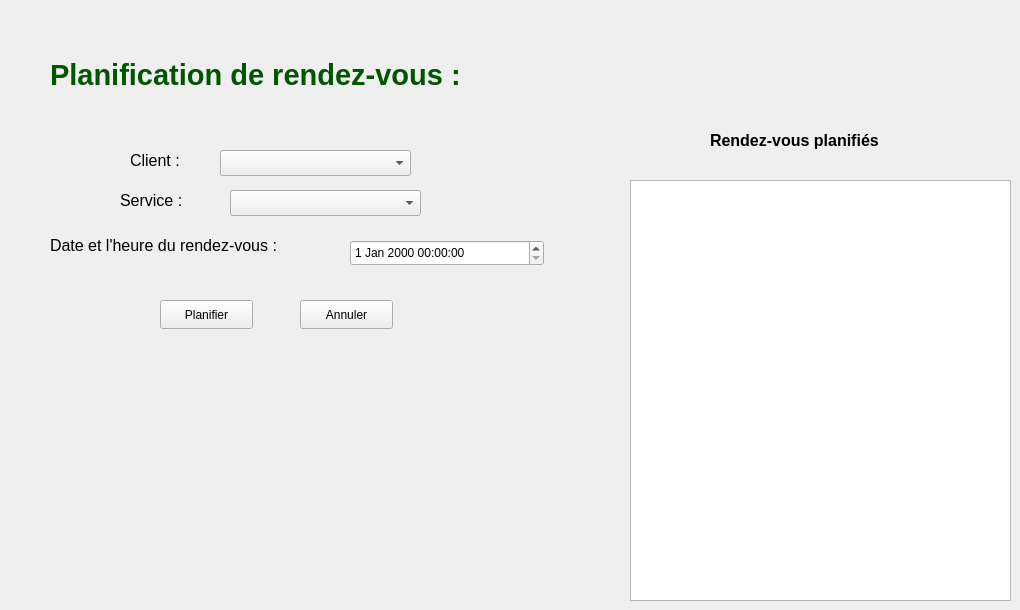
      <widget class="QWidget" name="tab_37">
       <attribute name="title">
        <string>Gestion des rendez-vous</string>
       </attribute>
       <widget class="QLabel" name="label_92">
        <property name="geometry">
         <rect>
          <x>50</x>
          <y>50</y>
          <width>521</width>
          <height>51</height>
         </rect>
        </property>
        <property name="text">
         <string>&lt;html&gt;&lt;head/&gt;&lt;body&gt;&lt;p&gt;&lt;span style=&quot; font-size:22pt; font-weight:700; color:#005500;&quot;&gt;Planification de rendez-vous :&lt;/span&gt;&lt;/p&gt;&lt;/body&gt;&lt;/html&gt;</string>
        </property>
       </widget>
       <widget class="QLabel" name="label_93">
        <property name="geometry">
         <rect>
          <x>130</x>
          <y>140</y>
          <width>181</width>
          <height>41</height>
         </rect>
        </property>
        <property name="text">
         <string>&lt;html&gt;&lt;head/&gt;&lt;body&gt;&lt;p&gt;&lt;span style=&quot; font-size:12pt;&quot;&gt;Client :&lt;/span&gt;&lt;/p&gt;&lt;/body&gt;&lt;/html&gt;</string>
        </property>
       </widget>
       <widget class="QLabel" name="label_94">
        <property name="geometry">
         <rect>
          <x>120</x>
          <y>180</y>
          <width>251</width>
          <height>41</height>
         </rect>
        </property>
        <property name="text">
         <string>&lt;html&gt;&lt;head/&gt;&lt;body&gt;&lt;p&gt;&lt;span style=&quot; font-size:12pt;&quot;&gt;Service :&lt;/span&gt;&lt;/p&gt;&lt;/body&gt;&lt;/html&gt;</string>
        </property>
       </widget>
       <widget class="QComboBox" name="comboBox_11">
        <property name="geometry">
         <rect>
          <x>220</x>
          <y>150</y>
          <width>191</width>
          <height>26</height>
         </rect>
        </property>
       </widget>
       <widget class="QComboBox" name="comboBox_12">
        <property name="geometry">
         <rect>
          <x>230</x>
          <y>190</y>
          <width>191</width>
          <height>26</height>
         </rect>
        </property>
       </widget>
       <widget class="QDateTimeEdit" name="dateTimeEdit">
        <property name="geometry">
         <rect>
          <x>350</x>
          <y>240</y>
          <width>194</width>
          <height>26</height>
         </rect>
        </property>
       </widget>
       <widget class="QLabel" name="label_95">
        <property name="geometry">
         <rect>
          <x>50</x>
          <y>220</y>
          <width>401</width>
          <height>51</height>
         </rect>
        </property>
        <property name="text">
         <string>&lt;html&gt;&lt;head/&gt;&lt;body&gt;&lt;p&gt;&lt;span style=&quot; font-size:12pt;&quot;&gt;Date et l'heure du rendez-vous :&lt;/span&gt;&lt;/p&gt;&lt;/body&gt;&lt;/html&gt;</string>
        </property>
       </widget>
       <widget class="QPushButton" name="pushButton_31">
        <property name="geometry">
         <rect>
          <x>160</x>
          <y>300</y>
          <width>93</width>
          <height>29</height>
         </rect>
        </property>
        <property name="text">
         <string>Planifier</string>
        </property>
       </widget>
       <widget class="QPushButton" name="pushButton_32">
        <property name="geometry">
         <rect>
          <x>300</x>
          <y>300</y>
          <width>93</width>
          <height>29</height>
         </rect>
        </property>
        <property name="text">
         <string>Annuler</string>
        </property>
       </widget>
       <widget class="QTableView" name="tableView_5">
        <property name="geometry">
         <rect>
          <x>630</x>
          <y>180</y>
          <width>381</width>
          <height>421</height>
         </rect>
        </property>
       </widget>
       <widget class="QLabel" name="label_96">
        <property name="geometry">
         <rect>
          <x>710</x>
          <y>100</y>
          <width>291</width>
          <height>81</height>
         </rect>
        </property>
        <property name="text">
         <string>&lt;html&gt;&lt;head/&gt;&lt;body&gt;&lt;p&gt;&lt;span style=&quot; font-size:12pt; font-weight:700;&quot;&gt;Rendez-vous planifiés&lt;/span&gt;&lt;/p&gt;&lt;/body&gt;&lt;/html&gt;</string>
        </property>
       </widget>
      </widget>
